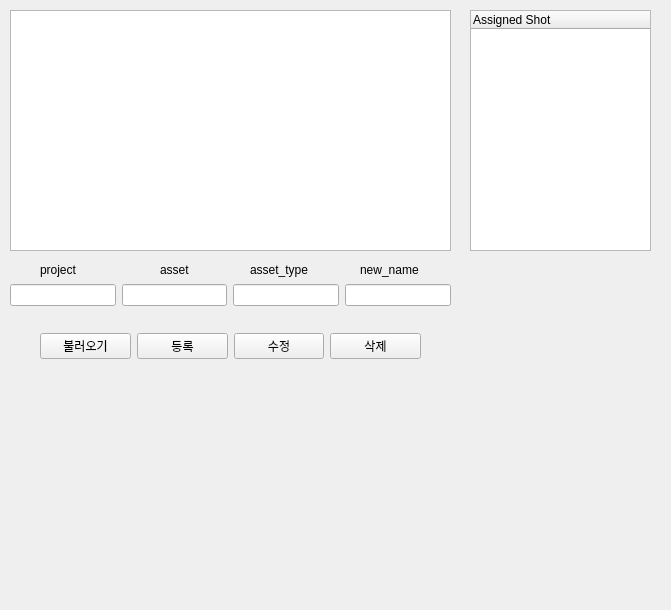
<?xml version="1.0" encoding="UTF-8"?>
<ui version="4.0">
 <class>MainWindow</class>
 <widget class="QMainWindow" name="MainWindow">
  <property name="geometry">
   <rect>
    <x>0</x>
    <y>0</y>
    <width>671</width>
    <height>610</height>
   </rect>
  </property>
  <property name="windowTitle">
   <string>MainWindow</string>
  </property>
  <widget class="QWidget" name="centralwidget">
   <widget class="QLabel" name="label">
    <property name="geometry">
     <rect>
      <x>40</x>
      <y>260</y>
      <width>63</width>
      <height>20</height>
     </rect>
    </property>
    <property name="text">
     <string>project</string>
    </property>
   </widget>
   <widget class="QLabel" name="label_2">
    <property name="geometry">
     <rect>
      <x>160</x>
      <y>260</y>
      <width>61</width>
      <height>20</height>
     </rect>
    </property>
    <property name="text">
     <string>asset</string>
    </property>
   </widget>
   <widget class="QLabel" name="label_3">
    <property name="geometry">
     <rect>
      <x>250</x>
      <y>260</y>
      <width>81</width>
      <height>20</height>
     </rect>
    </property>
    <property name="text">
     <string>asset_type</string>
    </property>
   </widget>
   <widget class="QLabel" name="label_4">
    <property name="geometry">
     <rect>
      <x>360</x>
      <y>260</y>
      <width>81</width>
      <height>20</height>
     </rect>
    </property>
    <property name="text">
     <string>new_name</string>
    </property>
   </widget>
   <widget class="QListView" name="listView">
    <property name="geometry">
     <rect>
      <x>10</x>
      <y>10</y>
      <width>441</width>
      <height>241</height>
     </rect>
    </property>
   </widget>
   <widget class="QWidget" name="layoutWidget">
    <property name="geometry">
     <rect>
      <x>10</x>
      <y>280</y>
      <width>441</width>
      <height>30</height>
     </rect>
    </property>
    <layout class="QHBoxLayout" name="horizontalLayout">
     <item>
      <widget class="QLineEdit" name="projectEdit"/>
     </item>
     <item>
      <widget class="QLineEdit" name="assetEdit"/>
     </item>
     <item>
      <widget class="QLineEdit" name="assetTypeEdit"/>
     </item>
     <item>
      <widget class="QLineEdit" name="newNameEdit"/>
     </item>
    </layout>
   </widget>
   <widget class="QWidget" name="layoutWidget">
    <property name="geometry">
     <rect>
      <x>40</x>
      <y>330</y>
      <width>381</width>
      <height>33</height>
     </rect>
    </property>
    <layout class="QHBoxLayout" name="horizontalLayout_2">
     <item>
      <widget class="QPushButton" name="loadButton">
       <property name="text">
        <string>불러오기</string>
       </property>
      </widget>
     </item>
     <item>
      <widget class="QPushButton" name="addButton">
       <property name="text">
        <string>등록</string>
       </property>
      </widget>
     </item>
     <item>
      <widget class="QPushButton" name="modifyButton">
       <property name="text">
        <string>수정</string>
       </property>
      </widget>
     </item>
     <item>
      <widget class="QPushButton" name="deleteButton">
       <property name="text">
        <string>삭제</string>
       </property>
      </widget>
     </item>
    </layout>
   </widget>
   <widget class="QTreeWidget" name="treeWidget">
    <property name="geometry">
     <rect>
      <x>470</x>
      <y>10</y>
      <width>181</width>
      <height>241</height>
     </rect>
    </property>
    <column>
     <property name="text">
      <string>Assigned Shot</string>
     </property>
    </column>
   </widget>
  </widget>
 </widget>
 <resources/>
 <connections/>
</ui>
